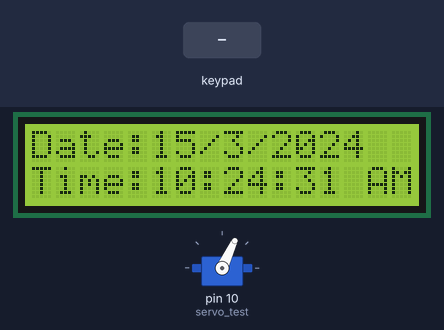
Recording of a sketch running on a simulated Arduino Uno, built with avr-gcc and run on an emulated ATmega328P. On the bench: servo, 16×2 character LCD. Inputs (shaded band) come from the test bench. The local clock reads 2024-03-15 10:24:30 at power-on unless the sketch sets it.

Above: at 1.2 s.
1.3 s: key '*' pressed
At 3.2 s:
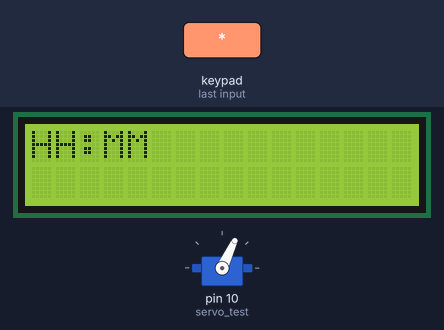
3.6 s: keypad keys 8 7 6 5 # pressed 1.413 s apart
At 9.6 s:
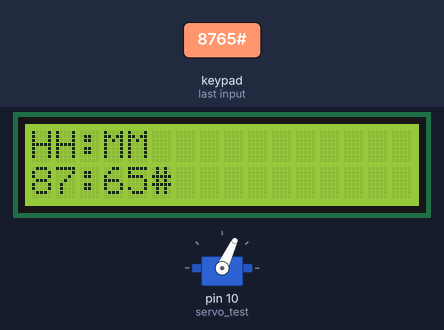
At 10.6 s:
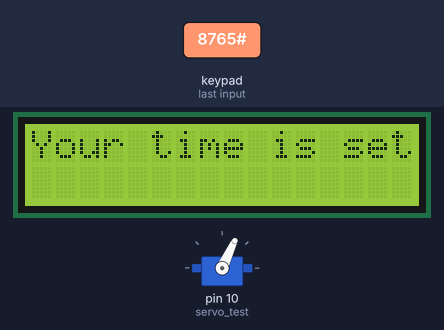
Timing chart, 0 to 12.1 s (numbered marks = the images above; inputs shaded):
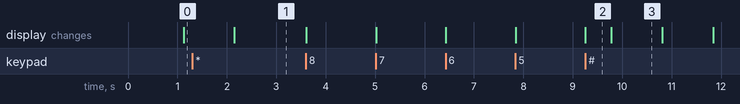

The sketch:

FeederCode.ino
```cpp
#include <Wire.h>
#include <LiquidCrystal_I2C.h>
#include <Keypad.h>
#include "RTClib.h"
#include <Servo.h>

//Define the pins fo|r the keypad
const byte ROWS = 4;
const byte COLS = 3;
char keys[ROWS][COLS] = {
  {'1', '2', '3'},
  {'4', '5', '6'},
  {'7', '8', '9'},
  {'*', '0', '#'}
};
byte rowPins[ROWS] = {8, 7, 6, 5};
byte colPins[COLS] = {4, 3, 2};
Keypad customKeypad = Keypad(makeKeymap(keys), rowPins, colPins, ROWS, COLS);

// Set the I2C address of the LCD module
LiquidCrystal_I2C lcd(0x27, 16, 2);
//initialize a servo object for the connected servo
Servo servo_test;      //initialize a servo object for the connected servo
// Initialize the RTC module
RTC_DS3231 rtc;

// Flag to indicate whether the user is setting the time
bool isSettingTime = false;

// String to store the user input for the hour
String inputHour = "";
int t1, t2, t3, t4, t5, t6;
int r[6];
boolean feed = true; // condition for alarm
char customKey;
void setup() {
  servo_test.attach(10);
  servo_test.write(65);
  Serial.begin(9600);
  Wire.begin();
  lcd.backlight();
  lcd.init();

  if (!rtc.begin()) {
    lcd.clear();
    lcd.setCursor(0, 0);
    lcd.print("RTC not found");
    while (1);
  }

  // Set the time if the RTC has lost power and is reset
  if (rtc.lostPower()) {
    rtc.adjust(DateTime(__DATE__, __TIME__));
  }
}

void loop() {
   customKey = customKeypad.getKey();

  if (customKey == '*') {
    setFeedingTime();
    }

    // Get the current date and time from the RTC module
    DateTime now = rtc.now();

    // Format the date as a string
    String date = String("Date") + ":" + String(now.day(), DEC) + "/" + String(now.month(), DEC) + "/" + String(now.year(), DEC);

    // Convert the hours to 12-hour format and add an "AM" or "PM" indicator
    int hours = now.hour();
    String ampm = (hours < 12) ? "AM" : "PM";
    hours = (hours % 12) ?: 12;
    //Serial.println(hours);

    // Format the time as a string
    String time = String(hours, DEC) + ":" + String(now.minute(), DEC) + ":" + String(now.second(), DEC) + " " + ampm;
    //String hr= hours;
      t1 = time.charAt(0)-48;
      t2 = time.charAt(1)-48;
      //Serial.print(t2);
      t3 = time.charAt(2)-48;
      //Serial.print(t3);
      t4 = time.charAt(3)-48;
      t5 = time.charAt(4)-48;
      t6 = time.charAt(6)-48;
      t6 = time.charAt(7)-48;
    // Print the date and time on the LCD
      lcd.setCursor(0, 0);
      lcd.print(date);
      lcd.setCursor(0, 1);
      lcd.print("Time:"+time);

    // Wait for one second before updating the display again
    delay(1000);
    //Serial.println(r[0]);
    //Serial.println(r[1]);
    //Serial.println(r[2]);
    //Serial.println(t1);
    //Serial.println(t3);
    //Serial.println(t4);


   if(hours<10 && now.minute()>9){

    if (t1==r[0] && t3==r[1] && t4==r[2] && feed==true){
    Serial.print("hello");
    servo_test.write(120);                   //command to rotate the servo to the specified angle
    delay(3000);
    servo_test.write(65);
    feed=false;
  }

 }
  else if(hours<10 && now.minute()<10){

    if (t1==r[0] && t3==r[2] && r[1]==0 && feed==true){
    Serial.print("hello");
    servo_test.write(120);                   //command to rotate the servo to the specified angle
    delay(3000);
    servo_test.write(65);
    feed=false;
  }

 }
 else if( 10<=hours<=12 && now.minute()>9){
  if (t1==r[0] && t2==r[1] && t4==r[2] && t5==r[3] && feed==true){
   Serial.print("hello");
    servo_test.write(120);                   //command to rotate the servo to the specified angle
    delay(3000);
    servo_test.write(65);
    feed=false;
  }
 }
 else if( 10<=hours<=12 && now.minute()<10){
  if (t1==r[0] && t2==r[1] && t4==r[3] && r[2]==0 && feed==true){
   Serial.print("hello");
    servo_test.write(120
    );                   //command to rotate the servo to the specified angle
    delay(3000);
    servo_test.write(65);
    feed=false;
  }
 }
}
  void setFeedingTime()
{
  feed = true;
   int i=0;
   int j=0;
  lcd.clear();
  lcd.setCursor(0,0);
  lcd.print("Set feeding Time");
  lcd.clear();
  lcd.print("HH:MM");
  lcd.setCursor(0,1);
  while(1){
    customKey = customKeypad.getKey();


  if(customKey!=NO_KEY){
    lcd.setCursor(j,1);
    lcd.print(customKey);
    //inputHour += customKey;
    r[i]= customKey-48;
    if(r[0]==0){
      i--;
    }
    //Serial.print(inputHour);
    //Serial.print(r[i]);
    j++;
    i++;

    if (j==2)
    {
      //r[i]=10;
      //Serial.print(r[i]);
      lcd.print(":"); j++;
    }
    delay(500);
  }

  if (customKey == '#')
  {customKey=0;
  j=0;
  lcd.clear();
  lcd.setCursor(0, 0);
  lcd.print("Your time is set");
  delay(1000);
  lcd.clear();
  break; }
  }
}
```

Measured:
- after the input at 1.3 s, the display: changes after 0.85 s (image 1)
- after the input at 3.6 s, the display: first changes at once (image 2 shows a later state)
- what the display in image 2 shows lasts 0.5 s, from 9.3 s to 9.8 s
- what the display in image 3 shows lasts 1.0 s, from 9.8 s to 10.8 s
